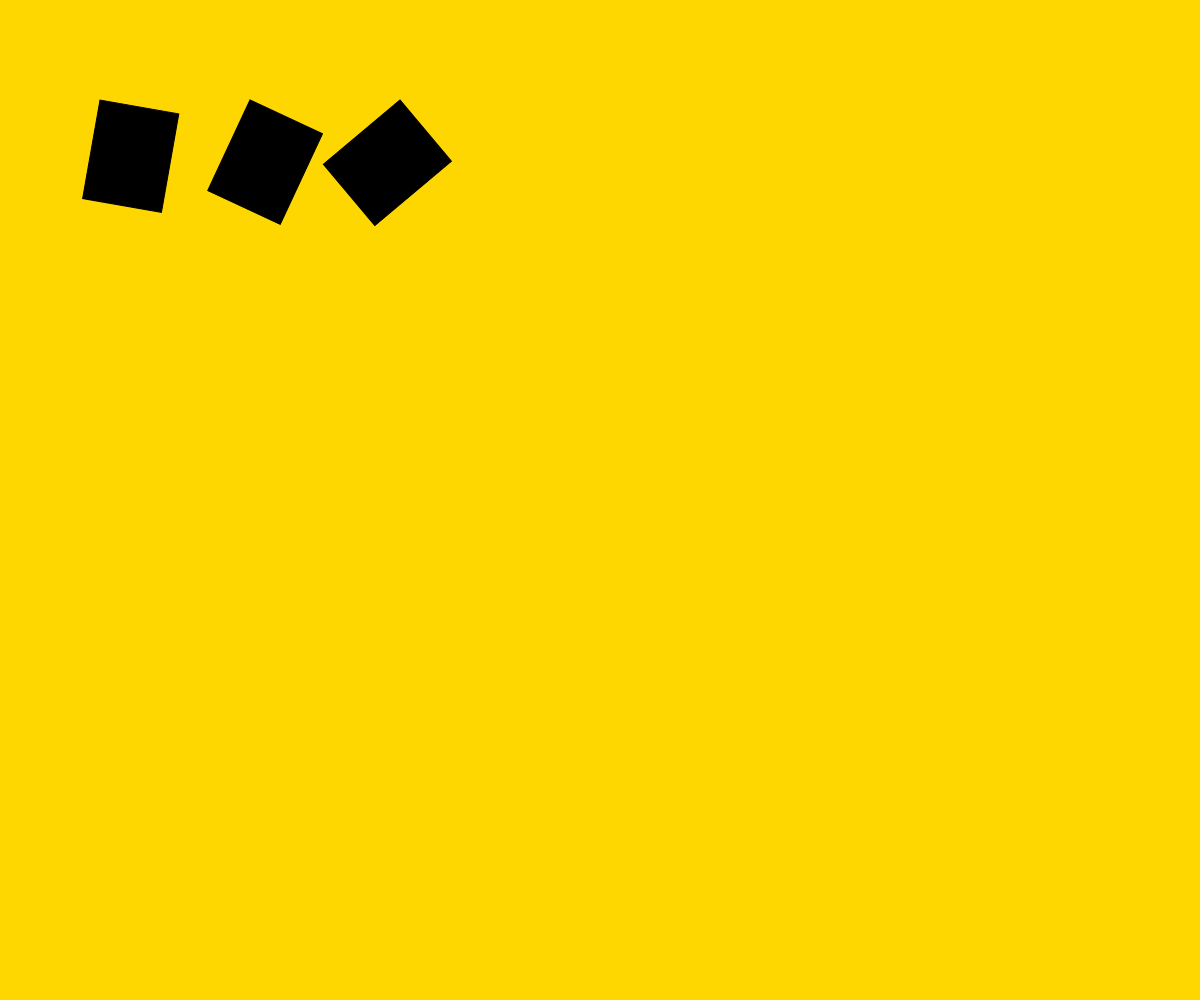
Frame 1 (no input)
Frame 60 (no input): identical to frame 1, image omitted
Frame 120 (the mouse pressed at the canvas centre since frame 60): identical to frame 1, image omitted

The p5.js sketch that drew this single still picture (run headless with seeded random() and noise() and a simulated clock; from frame 60 on, the mouse is pressed at the canvas centre):

// p5.js sketch
// ── sketch.js
// pseudo-code:
  // translate
  // rotate
  // draw
  // un-rotate
  // un-translate

function rotatedRect(x, y, w, h, rotateAngleDegrees) {
  translate(x, y);
  rotate(radians(rotateAngleDegrees));
  rect(0, 0, w, h);
  rotate(radians(-rotateAngleDegrees));
  translate(-x, -y);
}

function setup() {
  createCanvas(windowWidth, windowHeight);
}

function draw() {
  background('gold');
  fill(0);
  rotatedRect(100, 100, 80, 100, 10);

  rotatedRect(250, 100, 80, 100, 25);

  rotatedRect(400, 100, 80, 100, 50);
}
